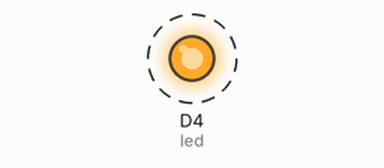
This sketch was run on a simulated ESP8266 (NodeMCU). On the bench: output pins drawn as LEDs (lit = HIGH). Dashed ring = blinking.

Above: at 0.2 s.
Timing chart, 0 to 3.0 s (numbered marks = the images above):
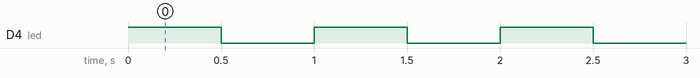

Measured:
- by itself, D4 (led): alternates HIGH for 0.50 s and LOW for 0.50 s

The sketch:

led_blink.ino
```cpp
//LED am digitalen Pin D4 / GPIO01 angeschlossen
#define led D4
//alternativ kann die Konstante LED_BUILTIN
//verwendet werden
//#define led LED_BUILTIN

void setup() {
  //festlegen das der Pin als Ausgang dient
  pinMode(led, OUTPUT);
}

void loop() {
  //LED aktivieren, Ausgang auf HIGH setzen
  digitalWrite(led, HIGH);
  //eine kleine Pause von 500 Millisekunden
  delay(500);
  //LED deaktivieren, Ausgang auf LOW setzen
  digitalWrite(led, LOW);
  //eine kleine Pause von 500 Millisekunden
  delay(500);
}
```
